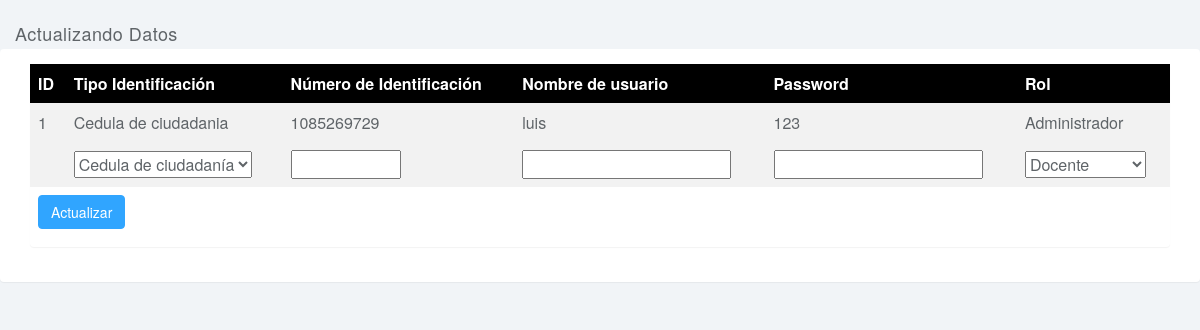
Page /admin/frmactualizar.php?id=1 on the committed database.
### tables this page shows
CREATE TABLE IF NOT EXISTS `usuarios` (
  `id_usuario` int(11) NOT NULL AUTO_INCREMENT,
  `tipo_identificacion` varchar(45) DEFAULT NULL,
  `numero_identificacion` int(11) DEFAULT NULL,
  `nombre_usuario` varchar(45) DEFAULT NULL,
  `password` varchar(45) NOT NULL,
  `id_rol` int(11) NOT NULL,
  PRIMARY KEY (`id_usuario`),
  KEY `fk_usuarios_roles_idx` (`id_rol`)
);

CREATE TABLE IF NOT EXISTS `roles` (
  `id_rol` int(11) NOT NULL AUTO_INCREMENT,
  `rol` varchar(45) DEFAULT NULL,
  `descripcion_roles` varchar(45) DEFAULT NULL,
  PRIMARY KEY (`id_rol`)
);

### admin/frmactualizar.php (the view, shortened to what this page needs)
<!DOCTYPE html>
<html>
<head>
<link href="css/bootstrap.min.css" rel="stylesheet">
<link href="css/styles.css" rel="stylesheet">
</head>
<body>
<?php
require("../conex/conexion.php");
$id_usuario=$_GET['id'];
$registro=mysqli_query($conexion,"SELECT usuarios.*, roles.rol FROM usuarios INNER JOIN roles ON usuarios.id_rol = roles.id_rol WHERE id_usuario='$_GET[id]'") or die ("Problema en la consulta usuarios");
echo "<div class='row'>
	<div class='col-lg-12'>
		<div class='panel-heading'>
		Actualizando Datos
		</div>
		<div class='login-panel panel panel-default'>
			<div class='panel-body'>
				<div style='overflow-x:auto;'>
					<div class='col-lg-12'>
						<div class='panel panel-default'>
							<table>
						        <tr>
									<th data-field='tipo_identificacion' data-sortable='true' >ID </th>
									<th data-field='tipo_identificacion' data-sortable='true' >Tipo Identificación</th>
									<th data-field='numero_identificacion' data-sortable='true'>Número de Identificación</th>
									<th data-field='nombre_usuario'  data-sortable='true'>Nombre de usuario</th>
									<th data-field='password' data-sortable='true'>Password</th>
									<th data-field='rol' data-sortable='true'>Rol</th>
								</tr>";
								while ($reg=mysqli_fetch_array($registro)){
								echo "<tr><td>".$reg['id_usuario']."</td><td>".$reg['tipo_identificacion']."</td><td>".$reg['numero_identificacion']."</td><td>".$reg['nombre_usuario']."</td><td>".$reg['password']."</td><td>".$reg['rol']."</td></tr>";
								}
								echo "<form action='actualizar.php' method='POST'>
								<tr><td><input type='text' name='nid_usuario' value='$id_usuario' hidden ></td>
								<td><select  name='ntipo_identificacion'>
									<option value='Cedula de ciudadanía'>Cedula de ciudadanía</option>
									<option value='Tarjeta de Identidad'>Tarjeta de Identidad</option>
									<option value='Cedula Extrangería'>Cedula Extrangería</option>
									<option value='pasaporte'>Pasaporte</option>
								</select></td>
								<td><input type='text' name='nnumero_identificacion' size=9></td>
								<td><input type='text' name='nnombre_usuario' ></td>
								<td><input type='password' name='npassword' ></td>
								<td><select  name='nid_rol'>
									<option value='2'>Docente</option>
									<option value='3'>Estudiante</option>
									<option value='1'>Administrador</option>
								</select></td></tr>
								<tr>
								<td colspan='6'>
								<p class='submit'>
								<input type='submit' name='actualizar' class='btn btn-primary' value='Actualizar' />
								</p>
								</td></tr></form>
							</table>
						</div>
					</div>
				</div>
			</div>
		</div>
	</div>
</div>";
?>

### admin/css/styles.css (style rules this page uses)
body { background: #f1f4f7; padding-top: 23px; color: #5f6468; }
p { color: #777; }
.btn-primary, .btn-primary:hover, .btn-primary:focus, .btn-primary:active, .btn-primary.active, .open > .dropdown-toggle.btn-primary, .btn-primary.disabled, .btn-primary[disabled], fieldset[disabled] .btn-primary, .btn-primary.disabled:hover, .btn-primary[disabled]:hover, fieldset[disabled] .btn-primary:hover, .btn-primary.disabled:focus, .btn-primary[disabled]:focus, fieldset[disabled] .btn-primary:focus, .btn-primary.disabled:active, .btn-primary[disabled]:active, fieldset[disabled] .btn-primary:active, .btn-primary.disabled.active, .btn-primary[disabled].active, fieldset[disabled] .btn-primary.active { background-color: #30a5ff; border-color: #30a5ff; }
.panel { border: 0; }
.panel-heading { font-size: 18px; font-weight: 300; letter-spacing: 0.025em; height: 26px; line-height: 0px; }

### admin/frmactualizar.php (style rules this page uses)
table { border-collapse: collapse; width: 100%; }
th { background-color: #000000; color: white; }
th, td { text-align: left; padding: 8px; }
tr:nth-child(even) { background-color: #f2f2f2 }

### rows in the picture
usuarios: id_usuario "1", tipo_identificacion "Cedula de ciudadania", numero_identificacion "1085269729", nombre_usuario "luis", password "123", id_rol.rol "Administrador"
